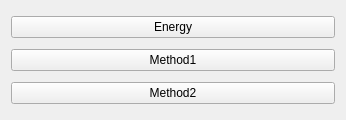
<?xml version="1.0" encoding="UTF-8"?>
<ui version="4.0">
 <class>widget</class>
 <widget class="QWidget" name="widget">
  <property name="geometry">
   <rect>
    <x>0</x>
    <y>0</y>
    <width>346</width>
    <height>120</height>
   </rect>
  </property>
  <property name="windowTitle">
   <string>Method Selection</string>
  </property>
  <layout class="QGridLayout" name="gridLayout">
   <item row="0" column="0">
    <widget class="QPushButton" name="energy_button">
     <property name="text">
      <string>Energy</string>
     </property>
    </widget>
   </item>
   <item row="1" column="0">
    <widget class="QPushButton" name="method1_button">
     <property name="text">
      <string>Method1</string>
     </property>
    </widget>
   </item>
   <item row="2" column="0">
    <widget class="QPushButton" name="method2_button">
     <property name="text">
      <string>Method2</string>
     </property>
    </widget>
   </item>
  </layout>
 </widget>
 <resources/>
 <connections/>
</ui>
